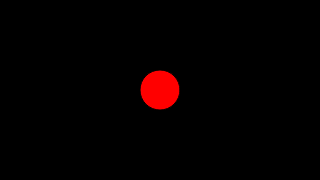
Frame 1 (no input)
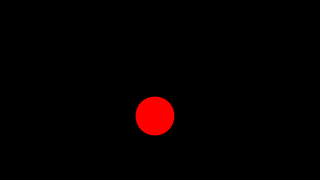
Frame 60 (no input)
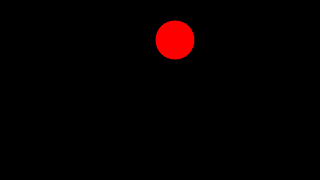
Frame 120 (the mouse pressed at the canvas centre since frame 60)

The p5.js sketch that drew these frames (run headless with seeded random() and noise() and a simulated clock; from frame 60 on, the mouse is pressed at the canvas centre):

// p5.js sketch
// ── sketch.js
let ball = {
  x: 160,
  y: 90,
  xspeed: 5,
  yspeed: 2,
  r: 20,
  c: 'red'
};

function setup() {
  createCanvas(320, 180);
}

function draw() {
  background(0);
  draw_ball();
}

function draw_ball() {
  fill(ball.c);
  ellipse(ball.x, ball.y, ball.r * 2, ball.r * 2);
  ball.x += ball.xspeed;
  ball.y += ball.yspeed;
  if (ball.x > width - ball.r || ball.x < ball.r) {
    ball.xspeed = -ball.xspeed;
  }
  if (ball.y > height - ball.r || ball.y < ball.r) {
    ball.yspeed = -ball.yspeed;
  }
}

// https://editor.p5js.org/jht1493/sketches/4XHAe1BM5
// Ex 5.1 bouncing ball color

// https://editor.p5js.org/jht1493/sketches/rwosDvy8s
// Ex 5.1 bouncing ball function

// https://editor.p5js.org/codingtrain/sketches/omHOuJY1
// p5js Code! - Function Basics

// https://editor.p5js.org/codingtrain/sketches/omHOuJY1
// Function Basics
// Code! Programming with p5.js
// The Coding Train / Daniel Shiffman
// https://thecodingtrain.com/beginners/p5js/5.1-function-basics.html
// https://youtu.be/wRHAitGzBrg
